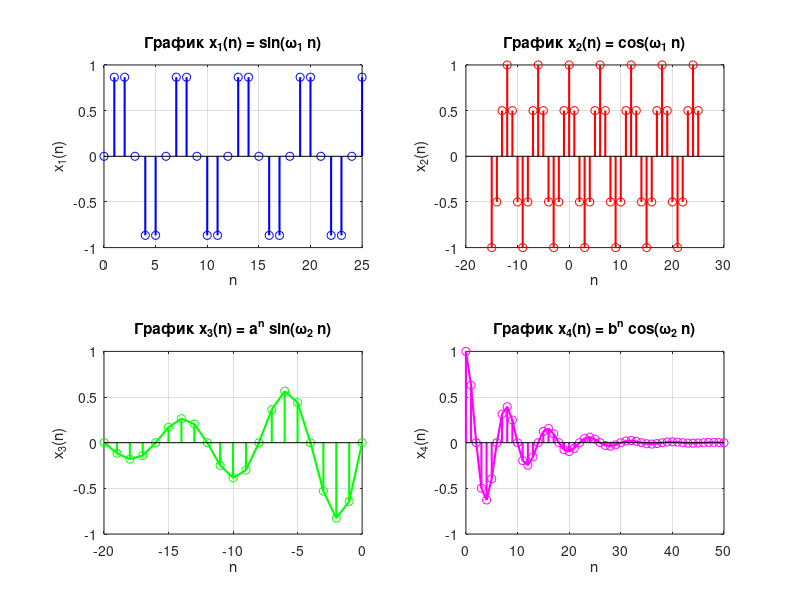

This figure's MATLAB source:
% Заданные параметры
omega1 = pi / 3;
omega2 = pi / 4;
a = 1.1;
b = 0.89;

% Определение n для каждой последовательности
n1 = 0:25;          % для x1
n2 = -15:25;        % для x2
n3 = -20:0;         % для x3
n4 = 0:50;          % для x4

% Определение последовательностей
x1 = sin(omega1 * n1);             % x1(n) = sin(ω1 * n)
x2 = cos(omega1 * n2);             % x2(n) = cos(ω1 * n)
x3 = (a .^ n3) .* sin(omega2 * n3); % x3(n) = a^n * sin(ω2 * n)
x4 = (b .^ n4) .* cos(omega2 * n4); % x4(n) = b^n * cos(ω2 * n)

% Построение графиков

% График x1(n)
figure;
subplot(2,2,1);
plot(n1, x1, 'b', 'LineWidth', 1.5); % Линия соединяет точки
% hold on;
stem(n1, x1, 'b', 'LineWidth', 1.5); % Сами точки
xlabel('n');
ylabel('x_1(n)');
title('График x_1(n) = sin(ω_1 n)');
grid on;

% График x2(n)
subplot(2,2,2);
plot(n2, x2, 'r', 'LineWidth', 1.5); % Линия соединяет точки
% hold on;
stem(n2, x2, 'r', 'LineWidth', 1.5); % Сами точки
xlabel('n');
ylabel('x_2(n)');
title('График x_2(n) = cos(ω_1 n)');
grid on;

% График x3(n)
subplot(2,2,3);
plot(n3, x3, 'g', 'LineWidth', 1.5); % Линия соединяет точки
hold on;
stem(n3, x3, 'g', 'LineWidth', 1.5); % Сами точки
xlabel('n');
ylabel('x_3(n)');
title('График x_3(n) = a^n sin(ω_2 n)');
grid on;

% График x4(n)
subplot(2,2,4);
plot(n4, x4, 'm', 'LineWidth', 1.5); % Линия соединяет точки
hold on;
stem(n4, x4, 'm', 'LineWidth', 1.5); % Сами точки
xlabel('n');
ylabel('x_4(n)');
title('График x_4(n) = b^n cos(ω_2 n)');
grid on;
